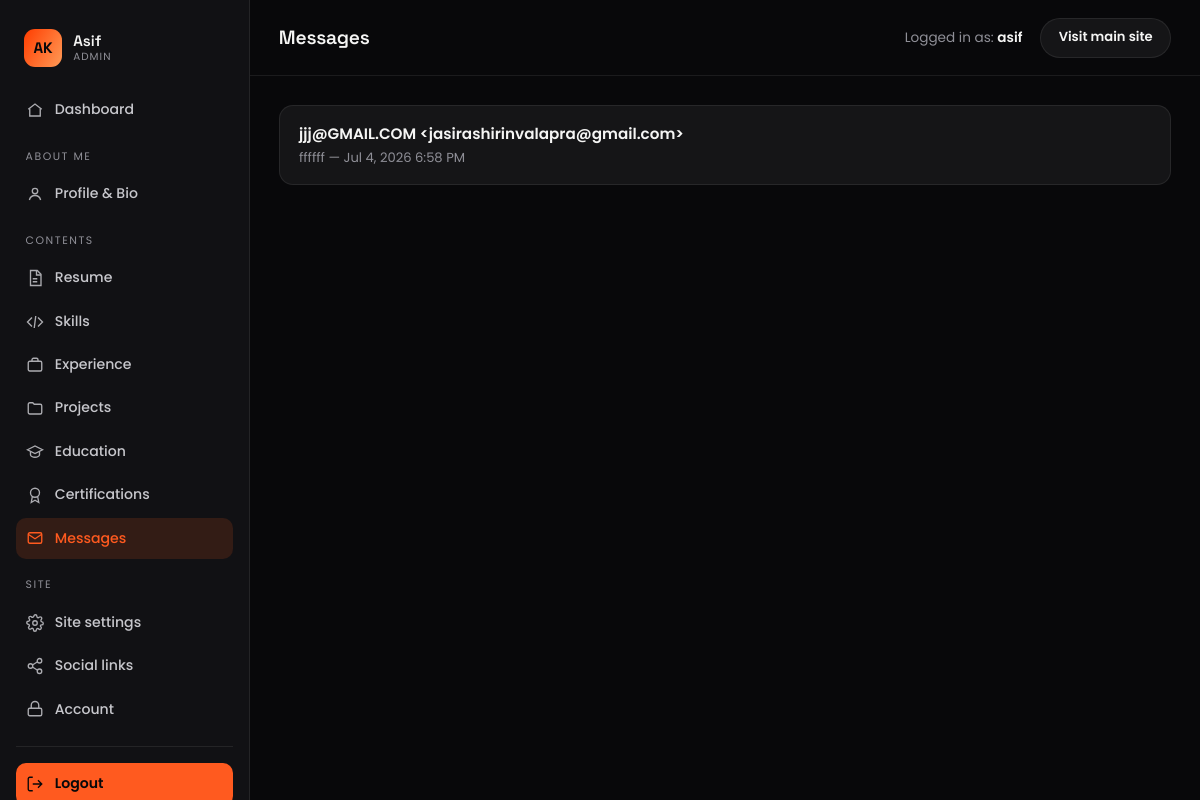
The page /crm/asif/messages/ (signed in) on the database its author committed.
### core/models.py (models this page shows, shortened)
class SingletonModel(models.Model):
    class Meta:
        abstract = True
    @classmethod
    def load(cls):
        obj, _ = cls.objects.get_or_create(pk=1)
        return obj

class SiteSettings(SingletonModel):
    site_name = models.CharField(max_length=100, default="Asif Keloth")
    tagline = models.CharField(max_length=160, default="UI/UX Designer & UI Developer")
    email = models.EmailField(default="hello@example.com")
    phone = models.CharField(max_length=40, blank=True)
    location = models.CharField(max_length=120, default="Kochi, India")
    resume = models.FileField(upload_to="resume/", blank=True, null=True)
    logo_text = models.CharField(max_length=40, default="A")
    footer_note = models.CharField(max_length=200, default="Designed & built with care.")
    seo_title = models.CharField(max_length=70, blank=True,
                                 help_text="Default <title>. Falls back to site name.")
    seo_description = models.CharField(max_length=160, blank=True)
    seo_keywords = models.CharField(max_length=255, blank=True)
    og_image = models.ImageField(upload_to="seo/", blank=True, null=True)
    class Meta:
        verbose_name = "Site settings"
        verbose_name_plural = "Site settings"

class ContactMessage(models.Model):
    name = models.CharField(max_length=100)
    email = models.EmailField()
    subject = models.CharField(max_length=160, blank=True)
    message = models.TextField()
    created_at = models.DateTimeField(auto_now_add=True)
    is_read = models.BooleanField(default=False)
    class Meta:
        ordering = ["-created_at"]

### crm/views.py (the view)
# urls.py: path("messages/", views.message_list, name="message_list"),
@staff_required_view
def message_list(request):
    return render(request, "crm/messages.html", {
        "messages_list": m.ContactMessage.objects.all(), "active": "messages",
    })

### core/context_processors.py (called while the page is built)
def site_globals(request):
    return {
        "site": SiteSettings.load(),
        "social_links": SocialLink.objects.filter(is_active=True),
    }

### crm/context_processors.py (called while the page is built)
def sidebar_counts(request):
    if not (request.user.is_authenticated and request.user.is_staff):
        return {}
    return {"dash_unread": m.ContactMessage.objects.filter(is_read=False).count()}

### crm/views.py (called while the page is built)
def staff_required_view(view_func):
    from django.contrib.auth.decorators import login_required, user_passes_test
    return login_required(login_url="crm:login")(
        user_passes_test(lambda u: u.is_staff, login_url="crm:login")(view_func)
    )

### crm/templates/crm/messages.html (shortened to what this page needs)
{% extends "crm/base.html" %}
{% block page_title %}Messages{% endblock %}
{% block content %}
{% if messages_list %}
<div class="list-rows">
  {% for msg in messages_list %}
  <a href="{% url 'crm:message_detail' msg.pk %}" class="list-row message-row {% if not msg.is_read %}is-unread{% endif %}">
    <div class="list-row__body">
      <div class="list-row__title">
        {{ msg.name }} &lt;{{ msg.email }}&gt;
      </div>
      <div class="list-row__sub">{{ msg.subject|default:"No subject" }} — {{ msg.created_at|date:"M j, Y g:i A" }}</div>
    </div>
  </a>
  {% endfor %}
</div>
{% else %}
<div class="empty-state">No messages yet. When someone submits your contact form, it'll show up here.</div>
{% endif %}
{% endblock %}

### crm/templates/crm/base.html (shortened to what this page needs)
{% load static %}<!DOCTYPE html>
<html lang="en">
<head>
  <link rel="stylesheet" href="{% static 'crm/dashboard.css' %}">
</head>
<body>
  <div class="dash">
    <aside class="dash__sidebar" id="dashSidebar">
      <a href="{% url 'crm:home' %}" class="dash__brand">
        <span class="dash__brand-mark">{{ site.logo_text|default:"A" }}</span>
        <span class="dash__brand-text">{{ request.user.get_username }}<small>Admin</small></span>
      </a>
      <nav class="dash__nav">
        <a href="{% url 'crm:home' %}" class="{% if active == 'home' %}is-active{% endif %}">
          <svg viewBox="0 0 24 24" fill="none" stroke="currentColor" stroke-width="1.8"><path d="M3 11l9-7 9 7"/><path d="M5 10v10h14V10"/></svg>
          Dashboard
        </a>
        <p class="dash__nav-label">About me</p>
        <a href="{% url 'crm:profile' %}" class="{% if active == 'profile' %}is-active{% endif %}">
          <svg viewBox="0 0 24 24" fill="none" stroke="currentColor" stroke-width="1.8"><circle cx="12" cy="8" r="3.6"/><path d="M4.5 20c1-4 3.8-6 7.5-6s6.5 2 7.5 6"/></svg>
          Profile &amp; Bio
        </a>
        <p class="dash__nav-label">Contents</p>
        <a href="{% url 'crm:resume' %}" class="{% if active == 'resume' %}is-active{% endif %}">
          <svg viewBox="0 0 24 24" fill="none" stroke="currentColor" stroke-width="1.8"><path d="M6 2h9l5 5v15H6z"/><path d="M14 2v6h6M9 13h6M9 17h6"/></svg>
          Resume
        </a>
        <a href="{% url 'crm:skills' %}" class="{% if active == 'skills' %}is-active{% endif %}">
          <svg viewBox="0 0 24 24" fill="none" stroke="currentColor" stroke-width="1.8"><path d="M8 6l-6 6 6 6M16 6l6 6-6 6M13 4l-2 16"/></svg>
          Skills
        </a>
        <a href="{% url 'crm:experience_list' %}" class="{% if active == 'experience' %}is-active{% endif %}">
          <svg viewBox="0 0 24 24" fill="none" stroke="currentColor" stroke-width="1.8"><rect x="3" y="7" width="18" height="13" rx="2"/><path d="M8 7V5a2 2 0 012-2h4a2 2 0 012 2v2"/></svg>
          Experience
        </a>
        <a href="{% url 'crm:project_list' %}" class="{% if active == 'projects' %}is-active{% endif %}">
          <svg viewBox="0 0 24 24" fill="none" stroke="currentColor" stroke-width="1.8"><path d="M3 7a2 2 0 012-2h4l2 2h8a2 2 0 012 2v9a2 2 0 01-2 2H5a2 2 0 01-2-2V7z"/></svg>
          Projects
        </a>
        <a href="{% url 'crm:education_list' %}" class="{% if active == 'education' %}is-active{% endif %}">
          <svg viewBox="0 0 24 24" fill="none" stroke="currentColor" stroke-width="1.8"><path d="M2 9l10-5 10 5-10 5-10-5z"/><path d="M6 11v5c0 1.3 2.7 3 6 3s6-1.7 6-3v-5"/></svg>
          Education
        </a>
        <a href="{% url 'crm:certification_list' %}" class="{% if active == 'certifications' %}is-active{% endif %}">
          <svg viewBox="0 0 24 24" fill="none" stroke="currentColor" stroke-width="1.8"><circle cx="12" cy="9" r="6"/><path d="M8.5 14L7 22l5-3 5 3-1.5-8"/></svg>
          Certifications
        </a>
        <a href="{% url 'crm:message_list' %}" class="{% if active == 'messages' %}is-active{% endif %}">
          <svg viewBox="0 0 24 24" fill="none" stroke="currentColor" stroke-width="1.8"><rect x="3" y="5" width="18" height="14" rx="2"/><path d="M3 7l9 6 9-6"/></svg>
          Messages
        </a>
        <p class="dash__nav-label">Site</p>
        <a href="{% url 'crm:settings' %}" class="{% if active == 'settings' %}is-active{% endif %}">
          Site settings
        </a>
        <a href="{% url 'crm:social_link_list' %}" class="{% if active == 'social' %}is-active{% endif %}">
          <svg viewBox="0 0 24 24" fill="none" stroke="currentColor" stroke-width="1.8"><circle cx="18" cy="5" r="3"/><circle cx="6" cy="12" r="3"/><circle cx="18" cy="19" r="3"/><path d="M8.6 10.6l6.8-4.2M8.6 13.4l6.8 4.2"/></svg>
          Social links
        </a>
        <a href="{% url 'crm:account' %}" class="{% if active == 'account' %}is-active{% endif %}">
          <svg viewBox="0 0 24 24" fill="none" stroke="currentColor" stroke-width="1.8"><rect x="3" y="11" width="18" height="10" rx="2"/><path d="M7 11V7a5 5 0 0110 0v4"/></svg>
          Account
        </a>
      </nav>
      <form method="post" action="{% url 'crm:logout' %}" class="dash__logout">
        <button type="submit">
          <svg viewBox="0 0 24 24" fill="none" stroke="currentColor" stroke-width="1.8"><path d="M9 21H5a2 2 0 01-2-2V5a2 2 0 012-2h4"/><path d="M16 17l5-5-5-5M21 12H9"/></svg>
          Logout
        </button>
      </form>
    </aside>
    <div class="dash__main">
      <header class="dash__topbar">
        <h1 class="dash__topbar-title">{% block page_title %}Control Center{% endblock %}</h1>
        <div class="dash__topbar-actions">
          <span class="dash__whoami">Logged in as: <b>{{ request.user.get_username }}</b></span>
          <a href="{% url 'home' %}" target="_blank" rel="noopener" class="dash__visit">Visit main site</a>
        </div>
      </header>
      <main class="dash__content">
        {% block content %}{% endblock %}
      </main>
    </div>
  </div>
</body>
</html>

### static/crm/dashboard.css (style rules this page uses)
:root { --ink:#f5f5f4; --ink-soft:#c7c7cc; --paper:#08080a; --fog:#111114; --surface:#151517; --surface-2:#1c1c1f; --line:rgba(255,255,255,.08); --graphite:#8f8f97; --accent:#ff5a1f; --accent-deep:#d9430f; --accent-soft:rgba(255,90,31,.14); --good:#33c48d; --bad:#ff5252; --r-sm:10px; --r-md:14px; --r-lg:18px; --font-display:"Space Grotesk",sans-serif; --font-body:"Poppins",sans-serif; }
*,*::before,*::after { box-sizing:border-box;margin:0;padding:0 }
body { font-family:var(--font-body);background:var(--paper);color:var(--ink); font-size:.95rem;line-height:1.55;-webkit-font-smoothing:antialiased; }
a { color:inherit;text-decoration:none }
button { font:inherit;cursor:pointer }
h1,h2,h3 { font-family:var(--font-display);font-weight:600;letter-spacing:-.01em }
.dash { display:flex;min-height:100vh }
.dash__sidebar { width:250px;flex:none;background:var(--fog);border-right:1px solid var(--line); display:flex;flex-direction:column;padding:1.4rem 1rem; position:sticky;top:0;height:100vh;overflow-y:auto; }
.dash__brand { display:flex;align-items:center;gap:.7rem;padding:.4rem .5rem 1.4rem }
.dash__brand-mark { width:38px;height:38px;border-radius:11px;display:grid;place-items:center;flex:none; background:linear-gradient(120deg,#ff3d00,#ff9a56);color:var(--paper); font-family:var(--font-display);font-weight:700; }
.dash__brand-text { font-family:var(--font-display);font-weight:600;text-transform:capitalize;line-height:1.2 }
.dash__brand-text small { display:block;font-family:var(--font-body);font-weight:400; text-transform:uppercase;letter-spacing:.1em;font-size:.65rem;color:var(--graphite) }
.dash__nav { display:flex;flex-direction:column;gap:.15rem;flex:1 }
.dash__nav-label { font-size:.68rem;letter-spacing:.14em;text-transform:uppercase;color:var(--graphite); padding:1rem .6rem .35rem; }
.dash__nav a { display:flex;align-items:center;gap:.7rem;padding:.6rem .6rem;border-radius:var(--r-sm); color:var(--ink-soft);font-size:.88rem;font-weight:500;transition:background .2s,color .2s; position:relative; }
.dash__nav a svg { width:18px;height:18px;flex:none;opacity:.85 }
.dash__nav a.is-active { background:var(--accent-soft);color:var(--accent) }
.dash__nav a.is-active svg { opacity:1 }
.dash__logout { margin-top:1rem;padding-top:1rem;border-top:1px solid var(--line) }
.dash__logout button { width:100%;display:flex;align-items:center;gap:.7rem;padding:.65rem .6rem;border:none; border-radius:var(--r-sm);background:var(--accent);color:var(--paper);font-weight:600;font-size:.88rem; transition:background .2s; }
.dash__logout button svg { width:18px;height:18px }
.dash__main { flex:1;min-width:0;display:flex;flex-direction:column }
.dash__topbar { display:flex;align-items:center;gap:1rem;padding:1.1rem 1.8rem; border-bottom:1px solid var(--line);background:var(--paper); position:sticky;top:0;z-index:20; }
.dash__topbar-title { font-size:1.2rem }
.dash__topbar-actions { margin-left:auto;display:flex;align-items:center;gap:1.1rem }
.dash__whoami { font-size:.85rem;color:var(--graphite) }
.dash__whoami b { color:var(--ink);font-weight:600 }
.dash__visit { font-size:.82rem;font-weight:600;padding:.55rem 1.1rem;border-radius:99px; background:var(--surface);border:1px solid var(--line);transition:border-color .2s,color .2s; }
.dash__content { padding:1.8rem;max-width:1100px;width:100% }
.list-row { display:flex;align-items:center;gap:1rem;padding:1rem 1.2rem; background:var(--surface);border:1px solid var(--line);border-radius:var(--r-md); }
.list-rows { display:grid;gap:.7rem }
.list-row__body { flex:1;min-width:0 }
.list-row__title { font-weight:600;font-size:.95rem }
.list-row__sub { font-size:.82rem;color:var(--graphite);margin-top:.15rem }

### rows shown on the page
SiteSettings: logo_text "AK"
ContactMessage: name "jjj@GMAIL.COM", email "jasirashirinvalapra@gmail.com", subject "ffffff", created_at "Jul 4, 2026 6:58 PM"

### other values the page prints
{{ request.user.get_username }} "Asif"
{{ request.user.get_username }} "asif"
